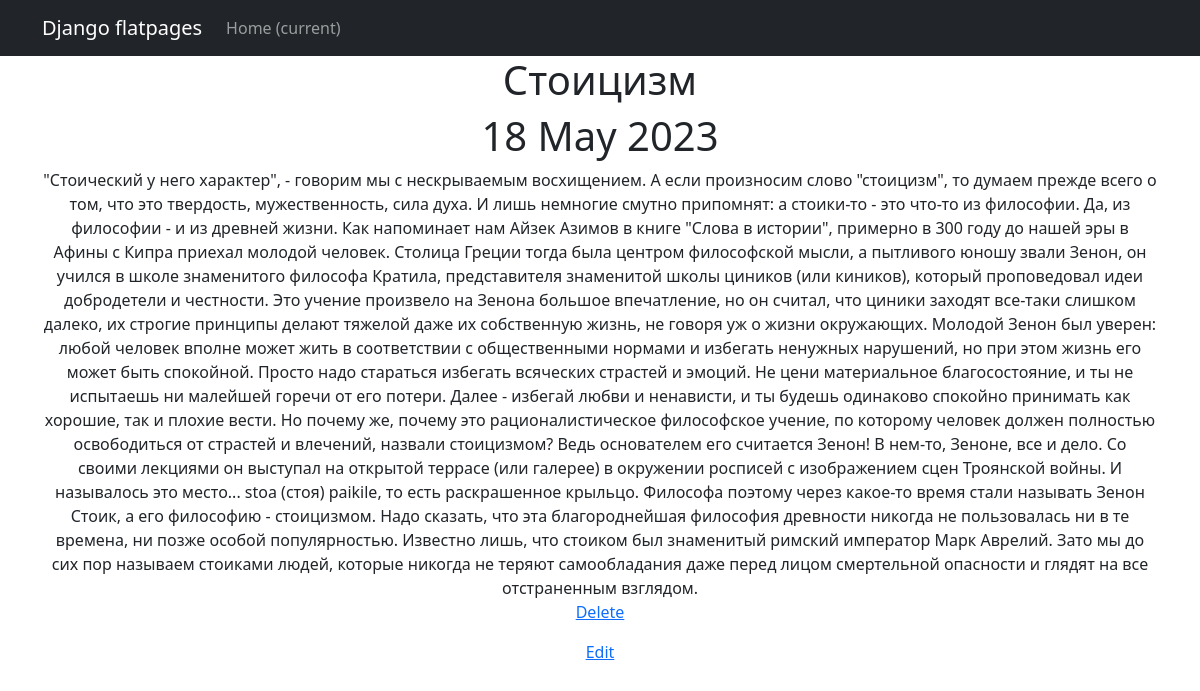
Before: /news/search/1/ with the older database file.
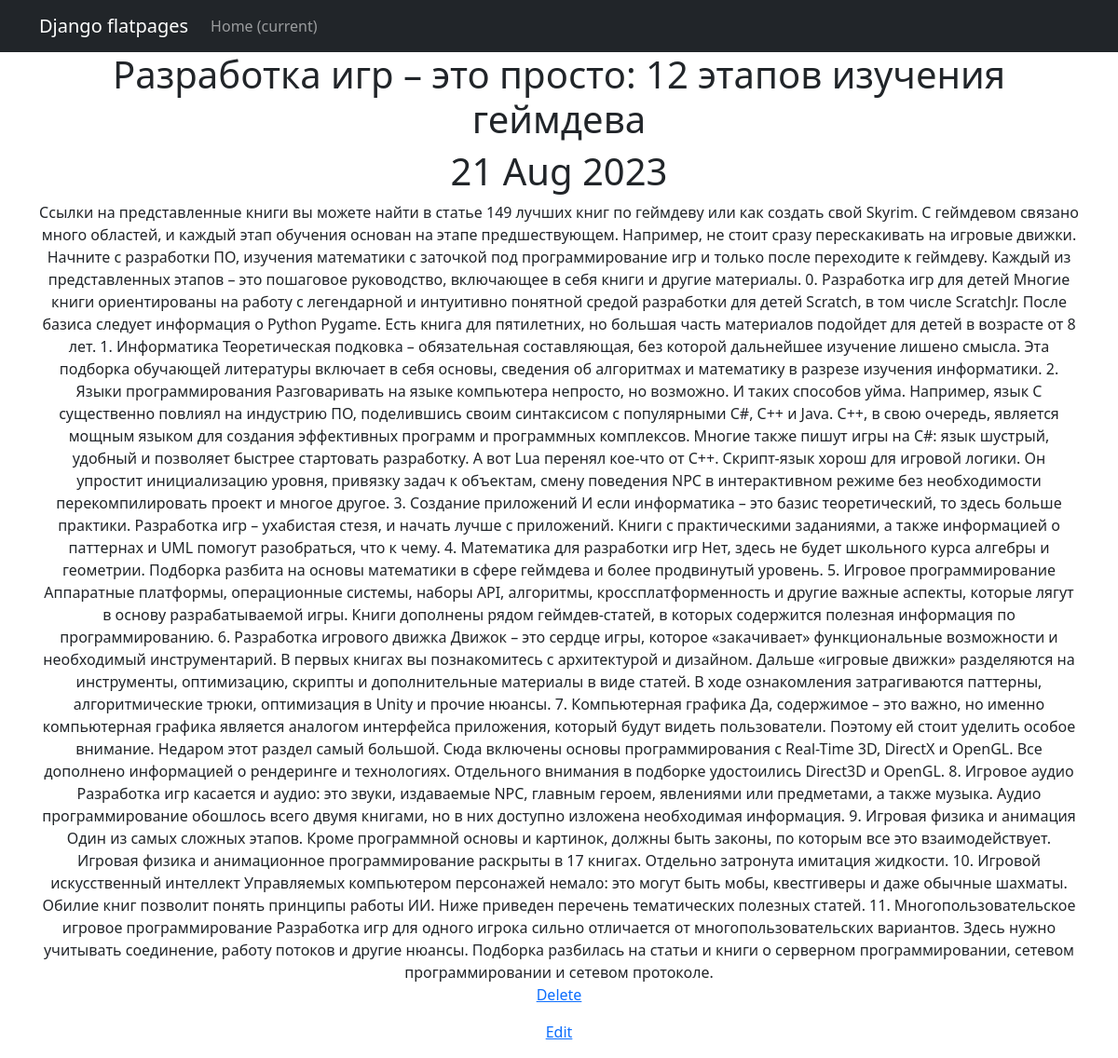
After: the same page with the newer database file.
### newapp/models.py (models this page shows, shortened)
class Post(models.Model):
    author = models.ForeignKey(Author, on_delete=models.CASCADE, null=True)
    NEWS = 'NW'
    ARTICLE = 'AR'
    CATEGORY_CHOICES = (
        (NEWS, 'Новость'),
        (ARTICLE, 'Статья'),
    )
    categoryType = models.CharField(max_length=2, choices=CATEGORY_CHOICES, default=ARTICLE)
    dateCreation = models.DateTimeField(auto_now_add=True)
    create_post = models.DateTimeField(auto_now_add=True)
    postCategory = models.ManyToManyField(Category, through='PostCategory')
    title = models.CharField(max_length=128)
    text = models.TextField()
    rating = models.SmallIntegerField(default=0)

### newapp/views.py (the view)
# urls.py: path('<int:pk>/', PostDetail.as_view(), name='post_detail'),
class PostDetail(DetailView):
    model = Post
    template_name = 'newapp/post_detail.html'
    context_object_name = 'Post'

### newapp/templatetags/custom_filters.py (called while the page is built)
@register.filter()
def censor(sentence):
    text = sentence.split()
    for i, word in enumerate(text):
        print(word)
        if word in bad_words:
            text[i] = word[0] + '***'
    return ' '.join(text)

### templates/newapp/post_detail.html (shortened to what this page needs)
{% extends 'flatpages/default.html' %}
{% load custom_filters %}
{% block content %}
<h1>{{ Post.title|censor}}</h1>
<h1>{{ Post.dateCreation|date:'d M Y' }}</h1>
<h>{{ Post.text|censor }}</h>
    <p><a href="{% url 'post_delete' object.id %}">Delete</a></p>
    <p><a href="{% url 'post_edit' object.id %}">Edit</a></p>
{% endblock content %}

Changed rows visible on the page:
changed Post: title|censor "Стоицизм" → "Разработка игр – это просто: 12 этапов изучения геймдева"; dateCreation "18 May 2023" → "21 Aug 2023"; text|censor "\"Стоический у него характер\", - говорим мы с нескрываемым восхищением. А если произносим слово \"стоицизм\", то думаем прежде всего о том, что это твердость, мужественность, сила духа. И лишь немногие смутно припомнят: а стоики-то - это что-то из философии. Да, из философии - и из древней жизни. Как напоминает нам Айзек Азимов в книге \"Слова в истории\", примерно в 300 году до нашей эры в Афины с Кипра приехал молодой человек. Столица Греции тогда была центром философской мысли, а пытливого юношу звали Зенон, он учился в школе знаменитого философа Кратила, представителя знаменитой школы циников (или киников), который проповедовал идеи добродетели и честности. Это учение произвело на Зенона…" → "Ссылки на представленные книги вы можете найти в статье 149 лучших книг по геймдеву или как создать свой Skyrim. С геймдевом связано много областей, и каждый этап обучения основан на этапе предшествующем. Например, не стоит сразу перескакивать на игровые движки. Начните с разработки ПО, изучения математики с заточкой под программирование игр и только после переходите к геймдеву. Каждый из представленных этапов – это пошаговое руководство, включающее в себя книги и другие материалы. 0. Разработка игр для детей Многие книги ориентированы на работу с легендарной и интуитивно понятной средой разработки для детей Scratch, в том числе ScratchJr. После базиса следует информация о Python Pygame.…"
